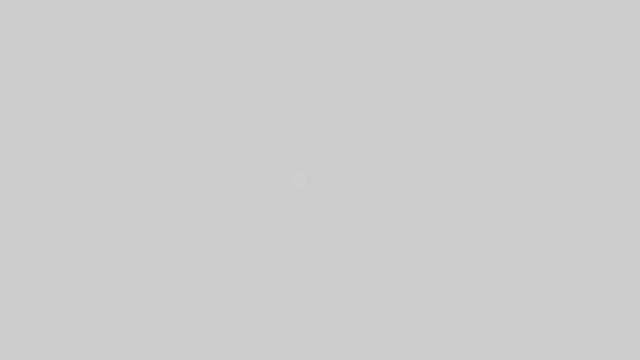
Frame 1 (no input)
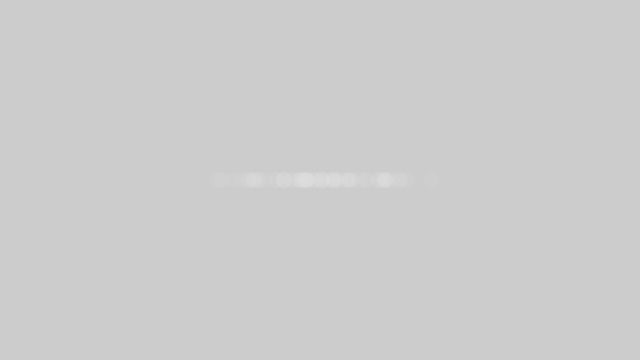
Frame 60 (the mouse pressed at the canvas centre just before this capture)
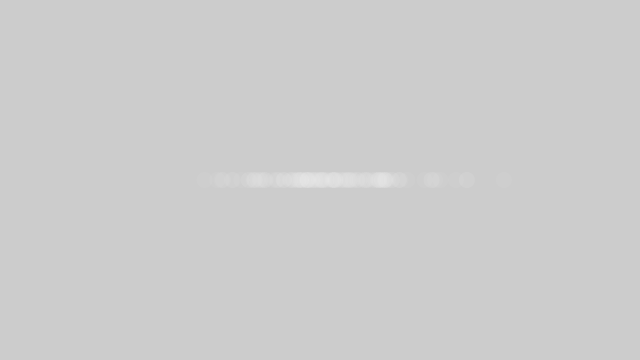
Frame 120 (the mouse held since frame 60 and released just before this capture)

The Processing sketch that drew these frames (run headless with seeded random() and noise(); from frame 60 on, the mouse is pressed at the canvas centre):

// Processing sketch: ex14
// ── ex14.pde
import java.util.*;
Random generator;

void setup(){
  size(640,360);
  generator = new Random( ); 
}

void draw(){
  float num = (float) generator.nextGaussian();
  float sd = 60;
  float mean = 320;
  
  float x = sd * num + mean;
  
  noStroke();
  fill(255,10);
  ellipse(x,180,16,16);
  
}
